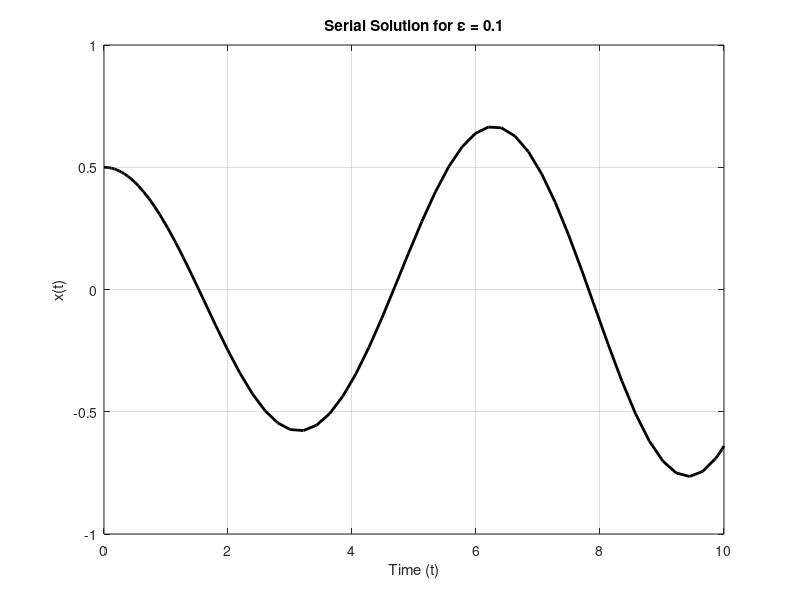

Here is the MATLAB script that generated this plot: (Note: this script raises an error after producing the figure.)
clear; close all; 
%Series
tspan = [0 10];         
y0 = [0.5; 0];           
epsilon_values = 0.1;  

tic;
vdp = @(t, y) [y(2); 0.1 * (1 - y(1)^2) * y(2) - y(1)];
[t_serial, y_serial] = ode45(vdp, tspan, y0);
serial_time = toc; 
disp(['Serial Execution Time: ', num2str(serial_time), ' seconds']);

%Plotting Series
figure; 
plot(t_serial, y_serial(:,1), '-k', 'linewidth', 2);
title('Serial Solution for \epsilon = 0.1'); xlabel('Time (t)'); ylabel('x(t)');
grid on; print('VanDerPol_Serial', '-dpng');

%Parallel
epsilon_values1 = linspace(0.01, 4, 5000);
if isempty(gcp()), parpool(); end
results_parallel = cell(length(epsilon_values1), 1);
tic; 
parfor i = 1:length(epsilon_values1)
    vdp = @(t, y) [y(2); epsilon_values1(i) * (1 - y(1)^2) * y(2) - y(1)];
    results_parallel{i} = ode45(vdp, tspan, y0);
end
parallel_time = toc; 
disp(['Parallel Execution Time: ', num2str(parallel_time), ' seconds']);

%Plotting parallel
epsilon_subset = [0.01, 0.5, 1.0, 2.0, 4.0];
colors = lines(length(epsilon_subset));
figure; 
hold on;
legend_entries = {};  % Store legend entries only for valid plots

for i = 1:length(epsilon_subset)
    idx = find(abs(epsilon_values1 - epsilon_subset(i)) < 1e-3, 1);
    if isempty(idx) || isempty(results_parallel{idx})
        warning('No valid result for epsilon = %.2f', epsilon_subset(i));
        continue;
    end
    y_values = results_parallel{idx}.y;
    plot(linspace(tspan(1), tspan(2), size(y_values, 2)), y_values(1, :), ...
        'Color', colors(i, :), 'linewidth', 2);
    legend_entries{end+1} = sprintf('\\epsilon = %.2f', epsilon_subset(i));  % Store valid entry
end

title('Parallel Solutions for Selected Epsilon Values'); 
xlabel('Time (t)'); ylabel('x(t)');
legend(legend_entries);  % Only add valid legend entries
grid on; print('VanDerPol_Parallel_5_Epsilons', '-dpng');

% Speedup and Efficiency
Speedup = serial_time / parallel_time
Efficiency = Speedup / gcp().NumWorkers * 100
